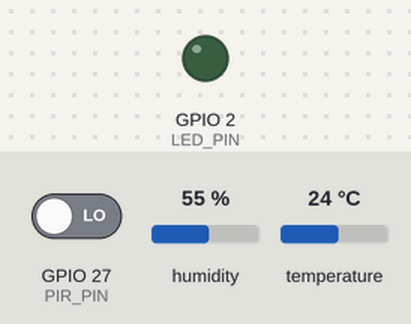
Recording of a sketch running on a simulated ESP32. On the bench: output pins drawn as LEDs (lit = HIGH). The test bench sets the inputs (shaded band); at power-on: GPIO 27 (PIR_PIN) LOW, humidity 55 %, temperature 24 °C. WiFi joins after 1.5 s; servers stay silent unless stated; the local clock reads 2024-03-15 10:24:30 at power-on unless the sketch sets it; no MQTT or app messages arrive unless stated; what the sketch prints to the serial monitor is not drawn.

Above: at 1.2 s.
1.3 s: GPIO 27 (PIR_PIN) driven HIGH
At 1.8 s:
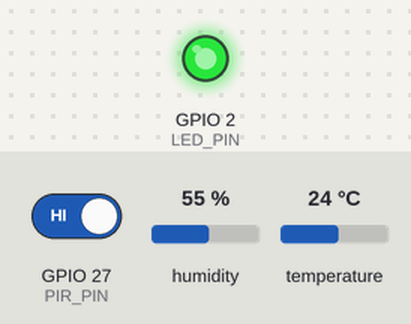
2.8 s: GPIO 27 (PIR_PIN) driven LOW
At 3.2 s:
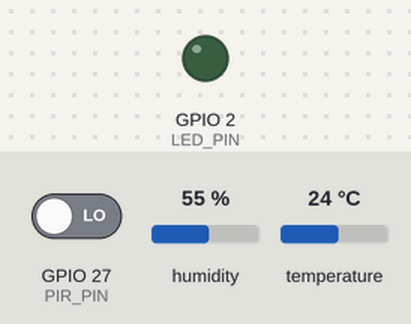
Timing chart, 0 to 5.8 s (numbered marks = the images above; inputs shaded):
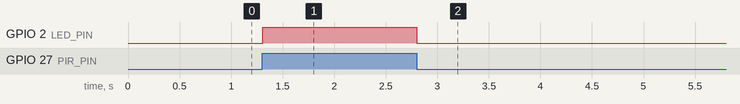

The sketch:

sketch.ino
```cpp
#include <Arduino.h>
#include <WiFi.h>
#include <PubSubClient.h>
#include <DHT.h>
#include <ArduinoJson.h>
#include <math.h>
#include <sys/time.h>
#include <time.h>

// Wokwi online can reach this public broker. Keep the Python MQTT_HOST in sync.
constexpr char WIFI_SSID[] = "Wokwi-GUEST";
constexpr char MQTT_HOST[] = "broker.hivemq.com";
constexpr uint16_t MQTT_PORT = 1883;
constexpr char MQTT_TOPIC[] = "iot/B23DCAT237/esp32/pir/telemetry";
constexpr char DEVICE_ID[] = "ESP32-PIR-B23DCAT237";
constexpr char LOCATION[] = "lab_ptit";
constexpr uint8_t DHT_PIN = 15;
constexpr uint8_t PIR_PIN = 27;
constexpr uint8_t LED_PIN = 2;
constexpr unsigned long PUBLISH_INTERVAL_MS = 5000;

DHT dht(DHT_PIN, DHT22);
WiFiClient wifiClient;
PubSubClient mqtt(wifiClient);
unsigned long lastPublish = 0;
unsigned long lastWifiAttempt = 0;
unsigned long lastMqttAttempt = 0;
uint32_t sequenceNumber = 0;
bool lastPublishedMotion = false;

void connectWifi() {
  if (WiFi.status() == WL_CONNECTED || millis() - lastWifiAttempt < 5000) return;
  lastWifiAttempt = millis();
  Serial.println("[WiFi] Connecting...");
  WiFi.begin(WIFI_SSID, "", 6);
}

void connectMqtt() {
  if (WiFi.status() != WL_CONNECTED || mqtt.connected() || millis() - lastMqttAttempt < 5000) return;
  lastMqttAttempt = millis();
  String clientId = String("bai2-") + String((uint32_t)ESP.getEfuseMac(), HEX);
  if (mqtt.connect(clientId.c_str())) {
    Serial.println("[MQTT] Connected");
  } else {
    Serial.printf("[MQTT] Connection failed: %d\n", mqtt.state());
  }
}

bool publishTelemetry(bool motion) {
  float temperature = dht.readTemperature();
  float humidity = dht.readHumidity();
  if (isnan(temperature) || isnan(humidity)) {
    Serial.println("[DHT22] Sensor read failed");
    return false;
  }

  struct timeval now;
  gettimeofday(&now, nullptr);
  uint64_t sentAtMs = now.tv_sec > 1577836800 ?
    (uint64_t)now.tv_sec * 1000ULL + now.tv_usec / 1000 : 0;

  JsonDocument doc;
  doc["device_id"] = DEVICE_ID;
  doc["location"] = LOCATION;
  doc["temperature"] = roundf(temperature * 100) / 100;
  doc["humidity"] = roundf(humidity * 100) / 100;
  doc["motion"] = motion ? 1 : 0;
  doc["rssi"] = WiFi.RSSI();
  doc["sequence"] = sequenceNumber + 1;
  doc["uptime_s"] = millis() / 1000;
  doc["sent_at_ms"] = sentAtMs;
  char payload[384];
  size_t length = serializeJson(doc, payload, sizeof(payload));
  if (length == 0 || length >= sizeof(payload)) {
    Serial.println("[MQTT] JSON buffer too small");
    return false;
  }
  Serial.println(payload);
  if (mqtt.publish(MQTT_TOPIC, payload)) {
    sequenceNumber++;
    Serial.println("[MQTT] Published");
    return true;
  } else {
    Serial.println("[MQTT] Publish failed");
    return false;
  }
}

void setup() {
  Serial.begin(115200);
  pinMode(LED_PIN, OUTPUT);
  digitalWrite(LED_PIN, LOW);
  pinMode(PIR_PIN, INPUT);
  dht.begin();
  WiFi.mode(WIFI_STA);
  mqtt.setServer(MQTT_HOST, MQTT_PORT);
  mqtt.setBufferSize(512);
  configTime(0, 0, "pool.ntp.org", "time.google.com");
  // Make the first Wi-Fi attempt immediate despite millis() initially being zero.
  lastWifiAttempt = millis() - 5000;
  lastMqttAttempt = millis() - 5000;
  connectWifi();
}

void loop() {
  bool motion = digitalRead(PIR_PIN) == HIGH;
  digitalWrite(LED_PIN, motion ? HIGH : LOW);
  connectWifi();
  connectMqtt();
  mqtt.loop();
  if (mqtt.connected() && (motion != lastPublishedMotion || millis() - lastPublish >= PUBLISH_INTERVAL_MS)) {
    lastPublish = millis();
    if (publishTelemetry(motion)) lastPublishedMotion = motion;
  }
  delay(20);
}
```

Measured:
- after the input at 1.3 s, GPIO 2 (LED_PIN): LOW → HIGH at once
- after the input at 2.8 s, GPIO 2 (LED_PIN): HIGH → LOW at once
